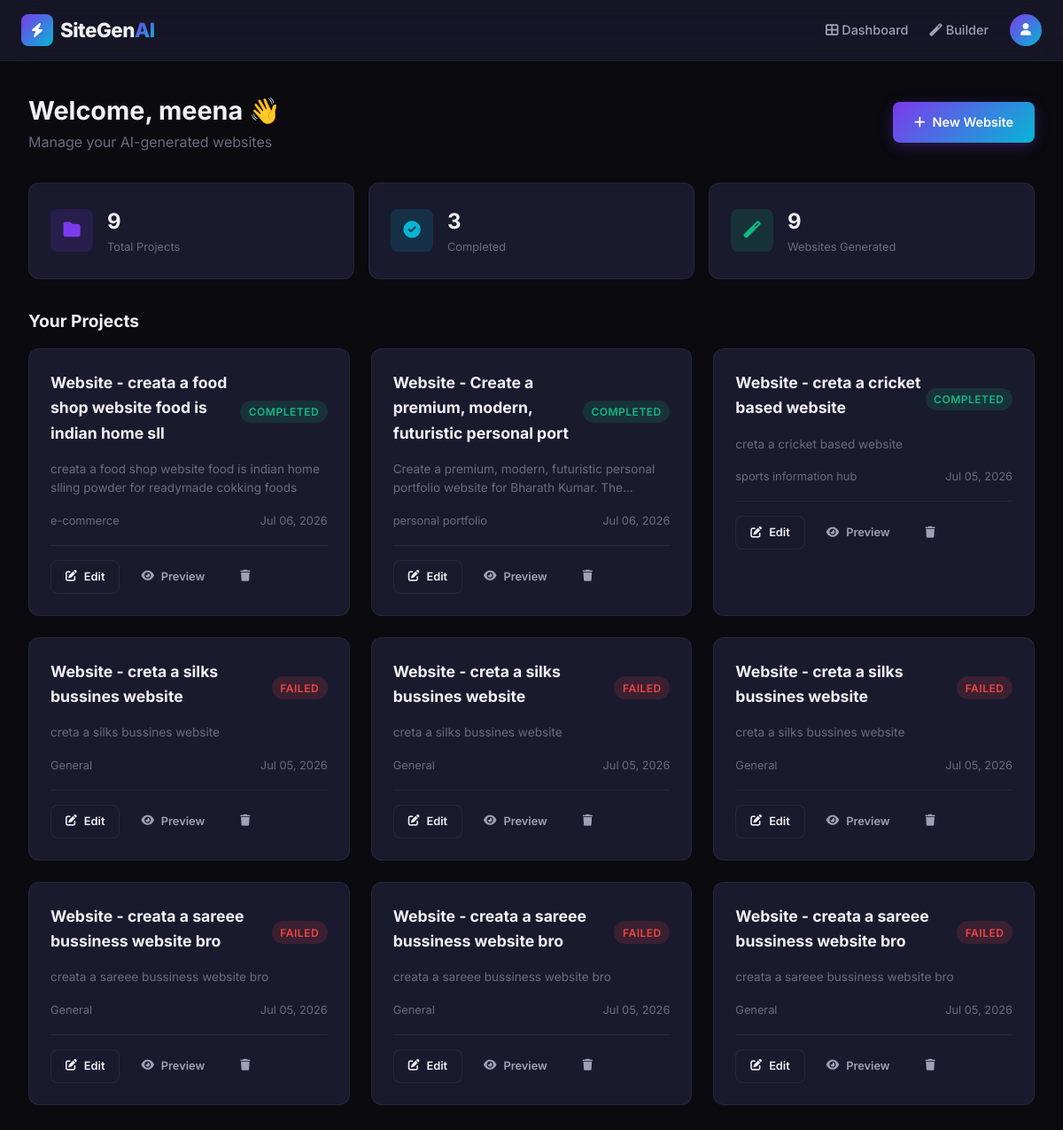
The page /dashboard (signed in) on the database its author committed.
### database/models/user.py (models this page shows)
class User(Base):
    __tablename__ = "users"
    id: Mapped[str] = mapped_column(String(36), primary_key=True, default=lambda: str(uuid.uuid4()))
    email: Mapped[str] = mapped_column(String(255), unique=True, index=True, nullable=False)
    username: Mapped[str] = mapped_column(String(100), unique=True, index=True, nullable=False)
    hashed_password: Mapped[str] = mapped_column(String(255), nullable=False)
    full_name: Mapped[str] = mapped_column(String(200), nullable=True)
    avatar_url: Mapped[str] = mapped_column(String(500), nullable=True)
    is_active: Mapped[bool] = mapped_column(Boolean, default=True)
    created_at: Mapped[datetime] = mapped_column(DateTime, default=datetime.utcnow)
    updated_at: Mapped[datetime] = mapped_column(DateTime, default=datetime.utcnow, onupdate=datetime.utcnow)

### database/models/project.py (models this page shows)
class Project(Base):
    __tablename__ = "projects"
    id: Mapped[str] = mapped_column(String(36), primary_key=True, default=lambda: str(uuid.uuid4()))
    user_id: Mapped[str] = mapped_column(String(36), ForeignKey("users.id", ondelete="CASCADE"), index=True)
    name: Mapped[str] = mapped_column(String(200), nullable=False)
    description: Mapped[str] = mapped_column(Text, nullable=True)
    website_type: Mapped[str] = mapped_column(String(100), nullable=True)
    status: Mapped[str] = mapped_column(String(50), default="draft")
    created_at: Mapped[datetime] = mapped_column(DateTime, default=datetime.utcnow)
    updated_at: Mapped[datetime] = mapped_column(DateTime, default=datetime.utcnow, onupdate=datetime.utcnow)
    websites = relationship("GeneratedWebsite", back_populates="project", cascade="all, delete-orphan")
    requests = relationship("WebsiteRequest", back_populates="project", cascade="all, delete-orphan")

### api/routes/page_routes.py (the view)
@router.get("/dashboard", response_class=HTMLResponse)
def dashboard_page(request: Request, user: User = Depends(get_current_user),
                   db: Session = Depends(get_db)):
    projects = project_repository.get_projects_by_user(db, user.id)
    return request.app.state.templates.TemplateResponse(
        "dashboard/index.html",
        {"request": request, "user": user, "projects": projects},
    )

### templates/dashboard/index.html (shortened to what this page needs)
{% extends "base.html" %}
{% block content %}
<div class="dashboard animate-fade-up">
    <div class="dash-header">
        <div>
            <h1>Welcome, {{ user.full_name or user.username }} 👋</h1>
            <p style="color:var(--text-muted)">Manage your AI-generated websites</p>
        </div>
        <a href="/builder" class="btn btn-primary"><i class="fas fa-plus"></i> New Website</a>
    </div>
    <div class="dash-stats">
        <div class="stat-card">
            <div class="stat-icon purple"><i class="fas fa-folder"></i></div>
            <div><div class="stat-value">{{ projects|length }}</div><div class="stat-label">Total Projects</div></div>
        </div>
        <div class="stat-card">
            <div class="stat-icon cyan"><i class="fas fa-check-circle"></i></div>
            <div><div class="stat-value">{{ projects|selectattr('status','equalto','completed')|list|length }}</div><div class="stat-label">Completed</div></div>
        </div>
        <div class="stat-card">
            <div class="stat-icon green"><i class="fas fa-magic"></i></div>
            <div><div class="stat-value">{{ projects|length }}</div><div class="stat-label">Websites Generated</div></div>
        </div>
    </div>
    {% if projects %}
    <h2 style="margin-bottom:1rem;font-size:1.2rem">Your Projects</h2>
    <div class="projects-grid">
        {% for project in projects %}
        <div class="project-card" onclick="window.location='/builder/{{ project.id }}'">
            <div style="display:flex;align-items:center;justify-content:space-between;margin-bottom:.5rem">
                <h3>{{ project.name }}</h3>
                {% if project.status == 'completed' %}
                <span class="badge badge-success">Completed</span>
                {% elif project.status == 'generating' %}
                <span class="badge badge-warning">Generating</span>
                {% elif project.status == 'failed' %}
                <span class="badge badge-error">Failed</span>
                {% else %}
                <span class="badge badge-draft">Draft</span>
                {% endif %}
            </div>
            <p>{{ project.description or 'No description' }}</p>
            <div class="project-meta">
                <span>{{ project.website_type or 'General' }}</span>
                <span>{{ project.created_at.strftime('%b %d, %Y') if project.created_at else '' }}</span>
            </div>
            <div class="project-actions">
                <a href="/builder/{{ project.id }}" class="btn btn-secondary btn-sm" onclick="event.stopPropagation()"><i class="fas fa-edit"></i> Edit</a>
                <a href="/preview/{{ project.id }}" class="btn btn-ghost btn-sm" onclick="event.stopPropagation()"><i class="fas fa-eye"></i> Preview</a>
                <button class="btn btn-ghost btn-sm" onclick="event.stopPropagation();deleteProject('{{ project.id }}')"><i class="fas fa-trash"></i></button>
            </div>
        </div>
        {% endfor %}
    </div>
    {% endif %}
</div>
{% endblock %}

### templates/base.html (shortened to what this page needs)
<!DOCTYPE html>
<html lang="en" data-theme="dark">
<head>
    <link rel="stylesheet" href="https://cdnjs.cloudflare.com/ajax/libs/font-awesome/6.5.1/css/all.min.css">
    <link rel="stylesheet" href="/static/css/main.css">
</head>
<body>
    {% block navbar %}
    <nav class="navbar" id="navbar">
        <div class="nav-container">
            <a href="/" class="nav-logo">
                <span class="logo-icon"><i class="fas fa-bolt"></i></span>
                <span class="logo-text">SiteGen<span class="text-gradient">AI</span></span>
            </a>
            <div class="nav-links" id="nav-links">
                {% if user %}
                <a href="/dashboard" class="nav-link">
                    <i class="fas fa-th-large"></i> Dashboard
                </a>
                <a href="/builder" class="nav-link">
                    <i class="fas fa-magic"></i> Builder
                </a>
                <div class="nav-user">
                    <div class="user-avatar" id="user-menu-toggle">
                        <i class="fas fa-user"></i>
                    </div>
                </div>
                {% else %}
                <a href="/login" class="nav-link">Login</a>
                <a href="/register" class="btn btn-primary btn-sm">Get Started</a>
                {% endif %}
            </div>
        </div>
    </nav>
    {% endblock %}
    <main class="main-content">
        {% block content %}{% endblock %}
    </main>
</body>
</html>

### static/css/main.css (style rules this page uses)
:root { --bg-primary: #0a0a0f; --bg-secondary: #12121a; --bg-card: #1a1a2e; --bg-card-hover: #1e1e35; --bg-input: #16162a; --bg-glass: rgba(26, 26, 46, 0.8); --text-primary: #f0f0f5; --text-secondary: #a0a0b8; --text-muted: #6b6b80; --accent-primary: #7c3aed; --accent-secondary: #06b6d4; --accent-gradient: linear-gradient(135deg, #7c3aed 0%, #06b6d4 100%); --accent-gradient-hover: linear-gradient(135deg, #6d28d9 0%, #0891b2 100%); --accent-glow: rgba(124, 58, 237, 0.3); --success: #10b981; --warning: #f59e0b; --error: #ef4444; --info: #3b82f6; --border-color: rgba(255, 255, 255, 0.06); --border-subtle: rgba(255, 255, 255, 0.03); --shadow-sm: 0 2px 8px rgba(0, 0, 0, 0.3); --shadow-md: 0 8px 32px rgba(0, 0, 0, 0.4); --shadow-lg: 0 16px 64px rgba(0, 0, 0, 0.5); --shadow-glow: 0 0 40px rgba(124, 58, 237, 0.15); --font-family: 'Inter', -apple-system, BlinkMacSystemFont, sans-serif; --font-mono: 'JetBrains Mono', 'Fira Code', monospace; --space-xs: 0.25rem; --space-sm: 0.5rem; --space-md: 1rem; --space-lg: 1.5rem; --space-xl: 2rem; --space-2xl: 3rem; --space-3xl: 4rem; --radius-sm: 8px; --radius-md: 12px; --radius-lg: 16px; --radius-xl: 24px; --radius-full: 9999px; --transition-fast: 0.15s ease; --transition-normal: 0.3s ease; --transition-slow: 0.5s ease; }
*, *::before, *::after { margin: 0; padding: 0; box-sizing: border-box; }
html { scroll-behavior: smooth; font-size: 16px; }
body { font-family: var(--font-family); background-color: var(--bg-primary); color: var(--text-primary); line-height: 1.6; min-height: 100vh; overflow-x: hidden; -webkit-font-smoothing: antialiased; }
a { color: inherit; text-decoration: none; }
.text-gradient { background: var(--accent-gradient); -webkit-background-clip: text; -webkit-text-fill-color: transparent; background-clip: text; }
.navbar { position: fixed; top: 0; left: 0; right: 0; z-index: 1000; padding: var(--space-md) 0; background: var(--bg-glass); backdrop-filter: blur(20px); border-bottom: 1px solid var(--border-color); transition: var(--transition-normal); }
.nav-container { max-width: 1200px; margin: 0 auto; padding: 0 var(--space-lg); display: flex; align-items: center; justify-content: space-between; }
.nav-logo { display: flex; align-items: center; gap: var(--space-sm); font-size: 1.4rem; font-weight: 800; }
.logo-icon { display: flex; align-items: center; justify-content: center; width: 36px; height: 36px; background: var(--accent-gradient); border-radius: var(--radius-sm); color: white; font-size: 1rem; }
.logo-text { letter-spacing: -0.5px; }
.nav-links { display: flex; align-items: center; gap: var(--space-lg); }
.nav-link { color: var(--text-secondary); font-weight: 500; font-size: 0.9rem; transition: var(--transition-fast); display: flex; align-items: center; gap: var(--space-xs); }
.nav-user { position: relative; }
.user-avatar { width: 36px; height: 36px; border-radius: var(--radius-full); background: var(--accent-gradient); display: flex; align-items: center; justify-content: center; color: white; cursor: pointer; font-size: 0.85rem; transition: var(--transition-fast); }
.btn { display: inline-flex; align-items: center; justify-content: center; gap: var(--space-sm); padding: 0.7rem 1.5rem; border: none; border-radius: var(--radius-sm); font-family: var(--font-family); font-weight: 600; font-size: 0.9rem; cursor: pointer; transition: var(--transition-normal); text-decoration: none; white-space: nowrap; }
.btn-primary { background: var(--accent-gradient); color: white; box-shadow: 0 4px 16px rgba(124, 58, 237, 0.3); }
.btn-secondary { background: var(--bg-card); color: var(--text-primary); border: 1px solid var(--border-color); }
.btn-ghost { background: transparent; color: var(--text-secondary); }
.btn-sm { padding: 0.5rem 1rem; font-size: 0.8rem; }
.animate-fade-up { animation: fadeInUp 0.6s ease; }
.main-content { padding-top: 70px; min-height: 100vh; }
.badge { display: inline-flex; align-items: center; padding: 0.2rem 0.6rem; border-radius: var(--radius-full); font-size: 0.75rem; font-weight: 600; text-transform: uppercase; letter-spacing: 0.5px; }
.badge-success { background: rgba(16, 185, 129, 0.15); color: var(--success); }
.badge-error { background: rgba(239, 68, 68, 0.15); color: var(--error); }

### rows shown on the page
User: full_name "meena"
Project: name "Website - creata a food shop website food is indian home sll", status "COMPLETED", description "creata a food shop website food is indian home slling powder for readymade cokking foods", website_type "e-commerce", created_at "Jul 06, 2026"
Project: name "Website - Create a premium, modern, futuristic personal port", status "COMPLETED", description "Create a premium, modern, futuristic personal portfolio website for Bharath Kumar.…", website_type "personal portfolio", created_at "Jul 06, 2026"
Project: name "Website - creta a cricket based website", status "COMPLETED", description "creta a cricket based website", website_type "sports information hub", created_at "Jul 05, 2026"
Project: name "Website - creta a silks bussines website", status "FAILED", description "creta a silks bussines website", website_type "General", created_at "Jul 05, 2026"
Project: name "Website - creta a silks bussines website", status "FAILED", description "creta a silks bussines website", website_type "General", created_at "Jul 05, 2026"
Project: name "Website - creta a silks bussines website", status "FAILED", description "creta a silks bussines website", website_type "General", created_at "Jul 05, 2026"
Project: name "Website - creata a sareee bussiness website bro", status "FAILED", description "creata a sareee bussiness website bro", website_type "General", created_at "Jul 05, 2026"
Project: name "Website - creata a sareee bussiness website bro", status "FAILED", description "creata a sareee bussiness website bro", website_type "General", created_at "Jul 05, 2026"
Project: name "Website - creata a sareee bussiness website bro", status "FAILED", description "creata a sareee bussiness website bro", website_type "General", created_at "Jul 05, 2026"

### other values the page prints
{{ projects|length }} "9"
{{ projects|selectattr('status','equalto','completed')|list|length }} "3"
